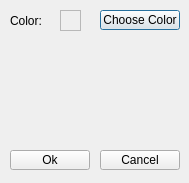
<?xml version="1.0" encoding="UTF-8"?>
<ui version="4.0">
 <class>FDrawPointsDialog</class>
 <widget class="QDialog" name="FDrawPointsDialog">
  <property name="geometry">
   <rect>
    <x>0</x>
    <y>0</y>
    <width>189</width>
    <height>183</height>
   </rect>
  </property>
  <property name="windowTitle">
   <string>Dialog</string>
  </property>
  <widget class="QLabel" name="lblColor">
   <property name="geometry">
    <rect>
     <x>10</x>
     <y>10</y>
     <width>48</width>
     <height>21</height>
    </rect>
   </property>
   <property name="text">
    <string>Color:</string>
   </property>
  </widget>
  <widget class="QFrame" name="frmColor">
   <property name="geometry">
    <rect>
     <x>60</x>
     <y>10</y>
     <width>21</width>
     <height>21</height>
    </rect>
   </property>
   <property name="frameShape">
    <enum>QFrame::StyledPanel</enum>
   </property>
   <property name="frameShadow">
    <enum>QFrame::Raised</enum>
   </property>
  </widget>
  <widget class="QPushButton" name="cmdColorChoose">
   <property name="geometry">
    <rect>
     <x>100</x>
     <y>10</y>
     <width>80</width>
     <height>20</height>
    </rect>
   </property>
   <property name="text">
    <string>Choose Color</string>
   </property>
  </widget>
  <widget class="QPushButton" name="pushButton_2">
   <property name="geometry">
    <rect>
     <x>10</x>
     <y>150</y>
     <width>80</width>
     <height>20</height>
    </rect>
   </property>
   <property name="text">
    <string>Ok</string>
   </property>
  </widget>
  <widget class="QPushButton" name="pushButton_3">
   <property name="geometry">
    <rect>
     <x>100</x>
     <y>150</y>
     <width>80</width>
     <height>20</height>
    </rect>
   </property>
   <property name="text">
    <string>Cancel</string>
   </property>
  </widget>
 </widget>
 <resources/>
 <connections/>
</ui>
